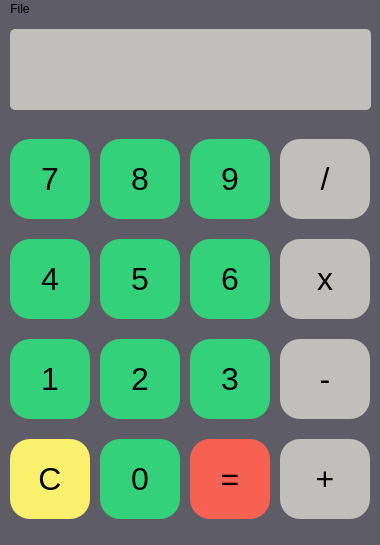
<?xml version="1.0" encoding="UTF-8"?>
<ui version="4.0">
 <class>MainWindow</class>
 <widget class="QMainWindow" name="MainWindow">
  <property name="geometry">
   <rect>
    <x>0</x>
    <y>0</y>
    <width>380</width>
    <height>545</height>
   </rect>
  </property>
  <property name="windowTitle">
   <string>Calculator</string>
  </property>
  <property name="styleSheet">
   <string notr="true">background-color: rgb(94, 92, 100);

</string>
  </property>
  <widget class="QWidget" name="centralwidget">
   <widget class="QLabel" name="output_lable">
    <property name="geometry">
     <rect>
      <x>10</x>
      <y>10</y>
      <width>361</width>
      <height>81</height>
     </rect>
    </property>
    <property name="font">
     <font>
      <pointsize>26</pointsize>
     </font>
    </property>
    <property name="styleSheet">
     <string notr="true">background-color: rgb(192, 191, 188);
border-radius: 5px;</string>
    </property>
    <property name="frameShape">
     <enum>QFrame::Panel</enum>
    </property>
    <property name="frameShadow">
     <enum>QFrame::Sunken</enum>
    </property>
    <property name="lineWidth">
     <number>2</number>
    </property>
    <property name="text">
     <string/>
    </property>
    <property name="alignment">
     <set>Qt::AlignRight|Qt::AlignTrailing|Qt::AlignVCenter</set>
    </property>
    <property name="margin">
     <number>15</number>
    </property>
    <property name="indent">
     <number>-2</number>
    </property>
   </widget>
   <widget class="QPushButton" name="b7">
    <property name="enabled">
     <bool>true</bool>
    </property>
    <property name="geometry">
     <rect>
      <x>10</x>
      <y>120</y>
      <width>80</width>
      <height>80</height>
     </rect>
    </property>
    <property name="sizePolicy">
     <sizepolicy hsizetype="Fixed" vsizetype="Fixed">
      <horstretch>0</horstretch>
      <verstretch>0</verstretch>
     </sizepolicy>
    </property>
    <property name="font">
     <font>
      <family>Ubuntu</family>
      <pointsize>24</pointsize>
      <weight>50</weight>
      <bold>false</bold>
      <strikeout>false</strikeout>
     </font>
    </property>
    <property name="styleSheet">
     <string notr="true">background-color: rgb(51, 209, 122);

border-radius: 20px;
border-width:2px;border-top-color: rgb(38, 162, 105);
border-left-color: rgb(38, 162, 105);
border-right-color: rgb(143, 240, 164);
border-bottom-color: rgb(143, 240, 164);</string>
    </property>
    <property name="text">
     <string>7</string>
    </property>
   </widget>
   <widget class="QPushButton" name="b8">
    <property name="enabled">
     <bool>true</bool>
    </property>
    <property name="geometry">
     <rect>
      <x>100</x>
      <y>120</y>
      <width>80</width>
      <height>80</height>
     </rect>
    </property>
    <property name="sizePolicy">
     <sizepolicy hsizetype="Fixed" vsizetype="Fixed">
      <horstretch>0</horstretch>
      <verstretch>0</verstretch>
     </sizepolicy>
    </property>
    <property name="font">
     <font>
      <family>Ubuntu</family>
      <pointsize>24</pointsize>
      <weight>50</weight>
      <bold>false</bold>
      <strikeout>false</strikeout>
     </font>
    </property>
    <property name="styleSheet">
     <string notr="true">background-color: rgb(51, 209, 122);

border-radius: 20px;
border-width:2px;border-top-color: rgb(38, 162, 105);
border-left-color: rgb(38, 162, 105);
border-right-color: rgb(143, 240, 164);
border-bottom-color: rgb(143, 240, 164);</string>
    </property>
    <property name="text">
     <string>8</string>
    </property>
   </widget>
   <widget class="QPushButton" name="b9">
    <property name="enabled">
     <bool>true</bool>
    </property>
    <property name="geometry">
     <rect>
      <x>190</x>
      <y>120</y>
      <width>80</width>
      <height>80</height>
     </rect>
    </property>
    <property name="sizePolicy">
     <sizepolicy hsizetype="Fixed" vsizetype="Fixed">
      <horstretch>0</horstretch>
      <verstretch>0</verstretch>
     </sizepolicy>
    </property>
    <property name="font">
     <font>
      <family>Ubuntu</family>
      <pointsize>24</pointsize>
      <weight>50</weight>
      <bold>false</bold>
      <strikeout>false</strikeout>
     </font>
    </property>
    <property name="styleSheet">
     <string notr="true">background-color: rgb(51, 209, 122);

border-radius: 20px;
border-width:2px;border-top-color: rgb(38, 162, 105);
border-left-color: rgb(38, 162, 105);
border-right-color: rgb(143, 240, 164);
border-bottom-color: rgb(143, 240, 164);</string>
    </property>
    <property name="text">
     <string>9</string>
    </property>
   </widget>
   <widget class="QPushButton" name="b_divide">
    <property name="enabled">
     <bool>true</bool>
    </property>
    <property name="geometry">
     <rect>
      <x>280</x>
      <y>120</y>
      <width>90</width>
      <height>80</height>
     </rect>
    </property>
    <property name="sizePolicy">
     <sizepolicy hsizetype="Fixed" vsizetype="Fixed">
      <horstretch>0</horstretch>
      <verstretch>0</verstretch>
     </sizepolicy>
    </property>
    <property name="font">
     <font>
      <family>Ubuntu</family>
      <pointsize>24</pointsize>
      <weight>50</weight>
      <bold>false</bold>
      <strikeout>false</strikeout>
     </font>
    </property>
    <property name="autoFillBackground">
     <bool>false</bool>
    </property>
    <property name="styleSheet">
     <string notr="true">background-color: rgb(192, 191, 188);
border-radius: 20px;
border-width:2px;
border-top-color: rgb(38, 162, 105);
border-left-color: rgb(38, 162, 105);
border-right-color: rgb(143, 240, 164);
border-bottom-color: rgb(143, 240, 164);</string>
    </property>
    <property name="text">
     <string>/</string>
    </property>
    <property name="flat">
     <bool>false</bool>
    </property>
   </widget>
   <widget class="QPushButton" name="b4">
    <property name="enabled">
     <bool>true</bool>
    </property>
    <property name="geometry">
     <rect>
      <x>10</x>
      <y>220</y>
      <width>80</width>
      <height>80</height>
     </rect>
    </property>
    <property name="sizePolicy">
     <sizepolicy hsizetype="Fixed" vsizetype="Fixed">
      <horstretch>0</horstretch>
      <verstretch>0</verstretch>
     </sizepolicy>
    </property>
    <property name="font">
     <font>
      <family>Ubuntu</family>
      <pointsize>24</pointsize>
      <weight>50</weight>
      <bold>false</bold>
      <strikeout>false</strikeout>
     </font>
    </property>
    <property name="styleSheet">
     <string notr="true">background-color: rgb(51, 209, 122);

border-radius: 20px;
border-width:2px;border-top-color: rgb(38, 162, 105);
border-left-color: rgb(38, 162, 105);
border-right-color: rgb(143, 240, 164);
border-bottom-color: rgb(143, 240, 164);</string>
    </property>
    <property name="text">
     <string>4</string>
    </property>
   </widget>
   <widget class="QPushButton" name="b5">
    <property name="enabled">
     <bool>true</bool>
    </property>
    <property name="geometry">
     <rect>
      <x>100</x>
      <y>220</y>
      <width>80</width>
      <height>80</height>
     </rect>
    </property>
    <property name="sizePolicy">
     <sizepolicy hsizetype="Fixed" vsizetype="Fixed">
      <horstretch>0</horstretch>
      <verstretch>0</verstretch>
     </sizepolicy>
    </property>
    <property name="font">
     <font>
      <family>Ubuntu</family>
      <pointsize>24</pointsize>
      <weight>50</weight>
      <bold>false</bold>
      <strikeout>false</strikeout>
     </font>
    </property>
    <property name="styleSheet">
     <string notr="true">background-color: rgb(51, 209, 122);

border-radius: 20px;
border-width:2px;border-top-color: rgb(38, 162, 105);
border-left-color: rgb(38, 162, 105);
border-right-color: rgb(143, 240, 164);
border-bottom-color: rgb(143, 240, 164);</string>
    </property>
    <property name="text">
     <string>5</string>
    </property>
   </widget>
   <widget class="QPushButton" name="b_times">
    <property name="enabled">
     <bool>true</bool>
    </property>
    <property name="geometry">
     <rect>
      <x>280</x>
      <y>220</y>
      <width>90</width>
      <height>80</height>
     </rect>
    </property>
    <property name="sizePolicy">
     <sizepolicy hsizetype="Fixed" vsizetype="Fixed">
      <horstretch>0</horstretch>
      <verstretch>0</verstretch>
     </sizepolicy>
    </property>
    <property name="font">
     <font>
      <family>Ubuntu</family>
      <pointsize>24</pointsize>
      <weight>50</weight>
      <bold>false</bold>
      <strikeout>false</strikeout>
     </font>
    </property>
    <property name="styleSheet">
     <string notr="true">
background-color: rgb(192, 191, 188);
border-radius: 20px;
border-width:2px;border-top-color: rgb(38, 162, 105);
border-left-color: rgb(38, 162, 105);
border-right-color: rgb(143, 240, 164);
border-bottom-color: rgb(143, 240, 164);</string>
    </property>
    <property name="text">
     <string>x</string>
    </property>
   </widget>
   <widget class="QPushButton" name="b6">
    <property name="enabled">
     <bool>true</bool>
    </property>
    <property name="geometry">
     <rect>
      <x>190</x>
      <y>220</y>
      <width>80</width>
      <height>80</height>
     </rect>
    </property>
    <property name="sizePolicy">
     <sizepolicy hsizetype="Fixed" vsizetype="Fixed">
      <horstretch>0</horstretch>
      <verstretch>0</verstretch>
     </sizepolicy>
    </property>
    <property name="font">
     <font>
      <family>Ubuntu</family>
      <pointsize>24</pointsize>
      <weight>50</weight>
      <bold>false</bold>
      <strikeout>false</strikeout>
     </font>
    </property>
    <property name="styleSheet">
     <string notr="true">background-color: rgb(51, 209, 122);

border-radius: 20px;
border-width:2px;border-top-color: rgb(38, 162, 105);
border-left-color: rgb(38, 162, 105);
border-right-color: rgb(143, 240, 164);
border-bottom-color: rgb(143, 240, 164);</string>
    </property>
    <property name="text">
     <string>6</string>
    </property>
   </widget>
   <widget class="QPushButton" name="b1">
    <property name="enabled">
     <bool>true</bool>
    </property>
    <property name="geometry">
     <rect>
      <x>10</x>
      <y>320</y>
      <width>80</width>
      <height>80</height>
     </rect>
    </property>
    <property name="sizePolicy">
     <sizepolicy hsizetype="Fixed" vsizetype="Fixed">
      <horstretch>0</horstretch>
      <verstretch>0</verstretch>
     </sizepolicy>
    </property>
    <property name="font">
     <font>
      <family>Ubuntu</family>
      <pointsize>24</pointsize>
      <weight>50</weight>
      <bold>false</bold>
      <strikeout>false</strikeout>
     </font>
    </property>
    <property name="styleSheet">
     <string notr="true">background-color: rgb(51, 209, 122);

border-radius: 20px;
border-width:2px;border-top-color: rgb(38, 162, 105);
border-left-color: rgb(38, 162, 105);
border-right-color: rgb(143, 240, 164);
border-bottom-color: rgb(143, 240, 164);</string>
    </property>
    <property name="text">
     <string>1</string>
    </property>
   </widget>
   <widget class="QPushButton" name="b2">
    <property name="enabled">
     <bool>true</bool>
    </property>
    <property name="geometry">
     <rect>
      <x>100</x>
      <y>320</y>
      <width>80</width>
      <height>80</height>
     </rect>
    </property>
    <property name="sizePolicy">
     <sizepolicy hsizetype="Fixed" vsizetype="Fixed">
      <horstretch>0</horstretch>
      <verstretch>0</verstretch>
     </sizepolicy>
    </property>
    <property name="font">
     <font>
      <family>Ubuntu</family>
      <pointsize>24</pointsize>
      <weight>50</weight>
      <bold>false</bold>
      <strikeout>false</strikeout>
     </font>
    </property>
    <property name="styleSheet">
     <string notr="true">background-color: rgb(51, 209, 122);

border-radius: 20px;
border-width:2px;border-top-color: rgb(38, 162, 105);
border-left-color: rgb(38, 162, 105);
border-right-color: rgb(143, 240, 164);
border-bottom-color: rgb(143, 240, 164);</string>
    </property>
    <property name="text">
     <string>2</string>
    </property>
   </widget>
   <widget class="QPushButton" name="b_minus">
    <property name="enabled">
     <bool>true</bool>
    </property>
    <property name="geometry">
     <rect>
      <x>280</x>
      <y>320</y>
      <width>90</width>
      <height>80</height>
     </rect>
    </property>
    <property name="sizePolicy">
     <sizepolicy hsizetype="Fixed" vsizetype="Fixed">
      <horstretch>0</horstretch>
      <verstretch>0</verstretch>
     </sizepolicy>
    </property>
    <property name="font">
     <font>
      <family>Ubuntu</family>
      <pointsize>24</pointsize>
      <weight>50</weight>
      <bold>false</bold>
      <strikeout>false</strikeout>
     </font>
    </property>
    <property name="styleSheet">
     <string notr="true">background-color: rgb(192, 191, 188);

border-radius: 20px;
border-width:2px;border-top-color: rgb(38, 162, 105);
border-left-color: rgb(38, 162, 105);
border-right-color: rgb(143, 240, 164);
border-bottom-color: rgb(143, 240, 164);</string>
    </property>
    <property name="text">
     <string>-</string>
    </property>
   </widget>
   <widget class="QPushButton" name="b3">
    <property name="enabled">
     <bool>true</bool>
    </property>
    <property name="geometry">
     <rect>
      <x>190</x>
      <y>320</y>
      <width>80</width>
      <height>80</height>
     </rect>
    </property>
    <property name="sizePolicy">
     <sizepolicy hsizetype="Fixed" vsizetype="Fixed">
      <horstretch>0</horstretch>
      <verstretch>0</verstretch>
     </sizepolicy>
    </property>
    <property name="font">
     <font>
      <family>Ubuntu</family>
      <pointsize>24</pointsize>
      <weight>50</weight>
      <bold>false</bold>
      <strikeout>false</strikeout>
     </font>
    </property>
    <property name="styleSheet">
     <string notr="true">background-color: rgb(51, 209, 122);

border-radius: 20px;
border-width:2px;border-top-color: rgb(38, 162, 105);
border-left-color: rgb(38, 162, 105);
border-right-color: rgb(143, 240, 164);
border-bottom-color: rgb(143, 240, 164);</string>
    </property>
    <property name="text">
     <string>3</string>
    </property>
   </widget>
   <widget class="QPushButton" name="bc">
    <property name="enabled">
     <bool>true</bool>
    </property>
    <property name="geometry">
     <rect>
      <x>10</x>
      <y>420</y>
      <width>80</width>
      <height>80</height>
     </rect>
    </property>
    <property name="sizePolicy">
     <sizepolicy hsizetype="Fixed" vsizetype="Fixed">
      <horstretch>0</horstretch>
      <verstretch>0</verstretch>
     </sizepolicy>
    </property>
    <property name="font">
     <font>
      <family>Ubuntu</family>
      <pointsize>24</pointsize>
      <weight>50</weight>
      <bold>false</bold>
      <strikeout>false</strikeout>
     </font>
    </property>
    <property name="styleSheet">
     <string notr="true">background-color: rgb(249, 240, 107);
border-radius: 20px;
border-width:2px;border-top-color: rgb(38, 162, 105);
border-left-color: rgb(38, 162, 105);
border-right-color: rgb(143, 240, 164);
border-bottom-color: rgb(143, 240, 164);</string>
    </property>
    <property name="text">
     <string>C</string>
    </property>
   </widget>
   <widget class="QPushButton" name="b0">
    <property name="enabled">
     <bool>true</bool>
    </property>
    <property name="geometry">
     <rect>
      <x>100</x>
      <y>420</y>
      <width>80</width>
      <height>80</height>
     </rect>
    </property>
    <property name="sizePolicy">
     <sizepolicy hsizetype="Fixed" vsizetype="Fixed">
      <horstretch>0</horstretch>
      <verstretch>0</verstretch>
     </sizepolicy>
    </property>
    <property name="font">
     <font>
      <family>Ubuntu</family>
      <pointsize>24</pointsize>
      <weight>50</weight>
      <bold>false</bold>
      <strikeout>false</strikeout>
     </font>
    </property>
    <property name="styleSheet">
     <string notr="true">background-color: rgb(51, 209, 122);

border-radius: 20px;
border-width:2px;border-top-color: rgb(38, 162, 105);
border-left-color: rgb(38, 162, 105);
border-right-color: rgb(143, 240, 164);
border-bottom-color: rgb(143, 240, 164);</string>
    </property>
    <property name="text">
     <string>0</string>
    </property>
   </widget>
   <widget class="QPushButton" name="b_plus">
    <property name="enabled">
     <bool>true</bool>
    </property>
    <property name="geometry">
     <rect>
      <x>280</x>
      <y>420</y>
      <width>90</width>
      <height>80</height>
     </rect>
    </property>
    <property name="sizePolicy">
     <sizepolicy hsizetype="Fixed" vsizetype="Fixed">
      <horstretch>0</horstretch>
      <verstretch>0</verstretch>
     </sizepolicy>
    </property>
    <property name="font">
     <font>
      <family>Ubuntu</family>
      <pointsize>24</pointsize>
      <weight>50</weight>
      <bold>false</bold>
      <strikeout>false</strikeout>
     </font>
    </property>
    <property name="styleSheet">
     <string notr="true">background-color: rgb(192, 191, 188);

border-radius: 20px;
border-width:2px;border-top-color: rgb(38, 162, 105);
border-left-color: rgb(38, 162, 105);
border-right-color: rgb(143, 240, 164);
border-bottom-color: rgb(143, 240, 164);</string>
    </property>
    <property name="text">
     <string>+</string>
    </property>
   </widget>
   <widget class="QPushButton" name="b_equal">
    <property name="enabled">
     <bool>true</bool>
    </property>
    <property name="geometry">
     <rect>
      <x>190</x>
      <y>420</y>
      <width>80</width>
      <height>80</height>
     </rect>
    </property>
    <property name="sizePolicy">
     <sizepolicy hsizetype="Fixed" vsizetype="Fixed">
      <horstretch>0</horstretch>
      <verstretch>0</verstretch>
     </sizepolicy>
    </property>
    <property name="font">
     <font>
      <family>Ubuntu</family>
      <pointsize>24</pointsize>
      <weight>50</weight>
      <bold>false</bold>
      <strikeout>false</strikeout>
     </font>
    </property>
    <property name="styleSheet">
     <string notr="true">
background-color: rgb(246, 97, 81);
border-radius: 20px;
border-width:2px;border-top-color: rgb(38, 162, 105);
border-left-color: rgb(38, 162, 105);
border-right-color: rgb(143, 240, 164);
border-bottom-color: rgb(143, 240, 164);</string>
    </property>
    <property name="text">
     <string>=</string>
    </property>
   </widget>
  </widget>
  <widget class="QMenuBar" name="menubar">
   <property name="geometry">
    <rect>
     <x>0</x>
     <y>0</y>
     <width>380</width>
     <height>22</height>
    </rect>
   </property>
   <widget class="QMenu" name="menuFile">
    <property name="title">
     <string>File</string>
    </property>
    <addaction name="Exit"/>
   </widget>
   <addaction name="menuFile"/>
  </widget>
  <widget class="QStatusBar" name="statusbar"/>
  <action name="Exit">
   <property name="text">
    <string>Exit</string>
   </property>
  </action>
 </widget>
 <resources/>
 <connections/>
</ui>
